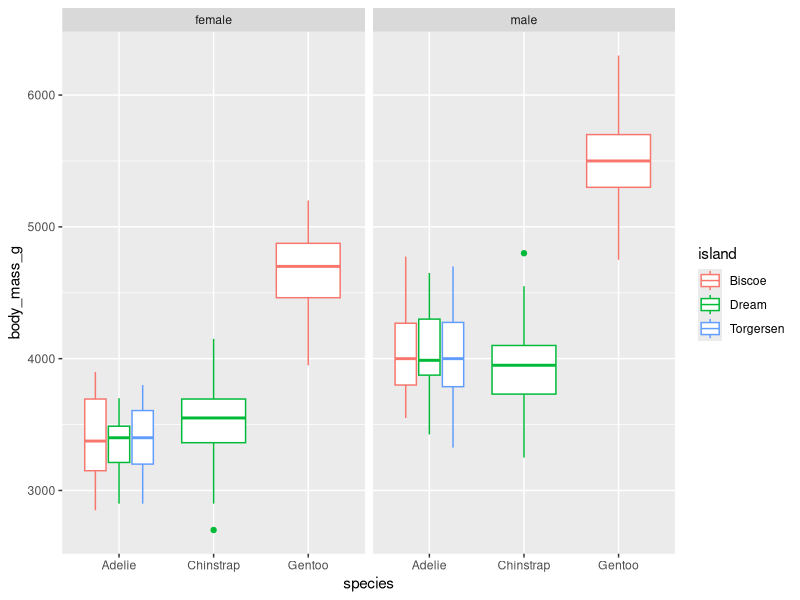
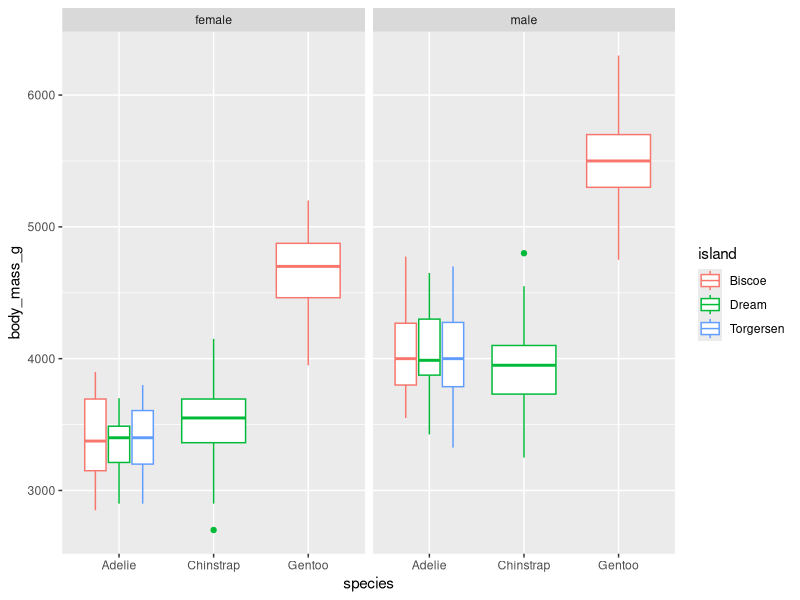

Write the R code that produced these figures, in order.
library(tidyverse
        )
library(palmerpenguins)
#make nifty penguin plot
penguins[!is.na(penguins$sex),] %>% ggplot(aes(x=species, y=body_mass_g, color = island))+
  geom_boxplot() + facet_wrap(~sex)
ggsave("penguins.png", width = 5, height = 7, dpi = 300)
getwd()
#saves last plot 